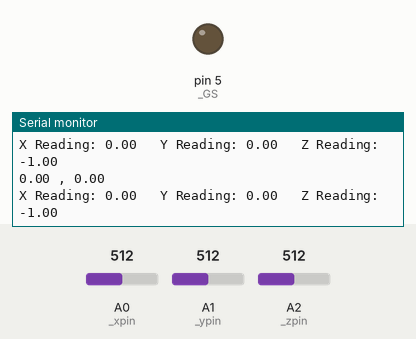
A sketch run on a simulated Arduino Uno, built with avr-gcc and run on an emulated ATmega328P. Shown: output pins drawn as LEDs (lit = HIGH), the last lines printed to the serial monitor. Inputs (shaded band) come from the test bench; at power-on: A0 (_xpin) = 512, A1 (_ypin) = 512, A2 (_zpin) = 512. Pins used as bus, display or sensor lines are not drawn.

Above: at 3.2 s.
3.3 s: A0 (_xpin) set to 513
At 3.3 s:
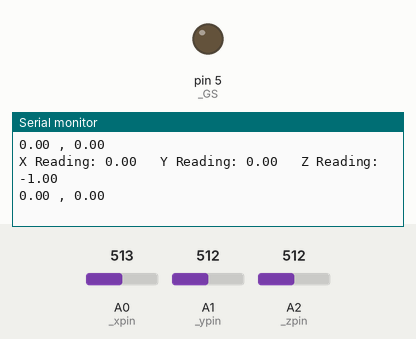
6.3 s: A1 (_ypin) set to 513
At 6.36 s:
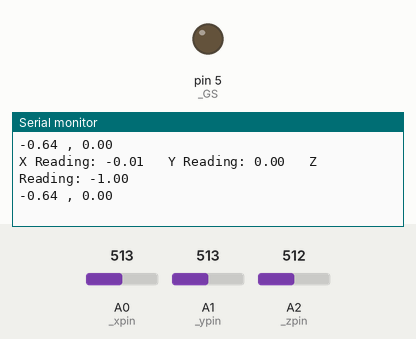
9.3 s: A2 (_zpin) set to 444
At 9.3 s:
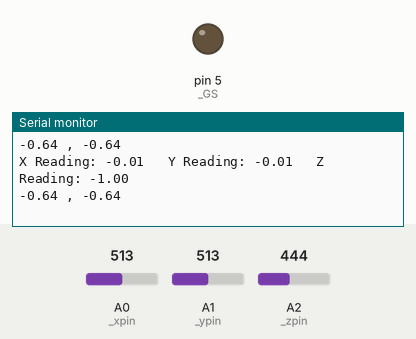
10.8 s: A2 (_zpin) set to 427
At 10.81 s:
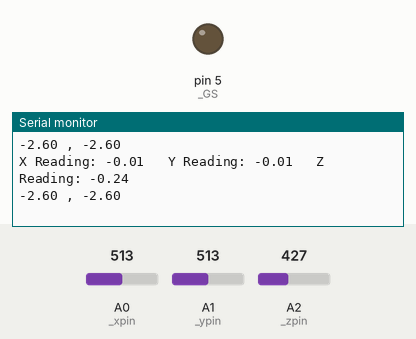
Timing chart, 0 to 13.8 s (numbered marks = the images above; inputs shaded):
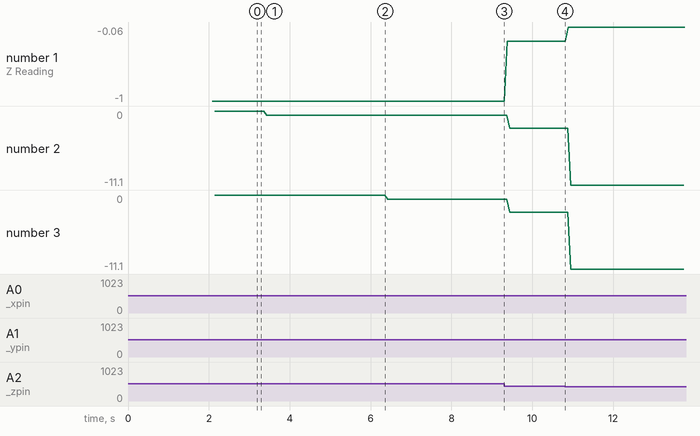

Measured:
- the behaviour switches between 512 and 513 on A0 (_xpin) (found by bisection; images 0 and 1)
- plotted number 1: -1 → -0.24 after the input at 9.3 s, -0.24 → -0.06 after the input at 10.8 s
- plotted number 2: 0 → -0.64 after the input at 3.3 s, -0.64 → -2.6 after the input at 9.3 s, -2.6 → -11.1 after the input at 10.8 s
- plotted number 3: -0.64 → -2.6 after the input at 9.3 s, -2.6 → -11.1 after the input at 10.8 s

The sketch:

pitchroll.ino
```cpp
#include <math.h>

const static boolean GFORCE = true;
const static boolean METERS = false;

byte _sleepPin= 2;
byte _GS= 5;
byte _xpin= A0;
byte _ypin = A1;
byte _zpin = A2;

int _gc = 90;//gravity constant (inverted for proper sinage)

int _0z = 638; //defaults to read values (this is how you would hardcode a calibration)
int _0x = 666; //defaults to read values
int _0y = 677; //defaults to reasonable values
boolean _calibrated=false;

void setup()                    //VOID
{
	Serial.begin(9600);
	begin();//runs setup
	calibrate();
}

void loop()                      //VOID
{
	//delay(2000); //Delay for readability

	Serial.print("X Reading: ");
	double xpiz = convert(analogRead(_xpin), _0x);
	Serial.print(xpiz);

	Serial.print("\t Y Reading: ");
	double ypiz = convert(analogRead(_ypin), _0y);
	Serial.print(ypiz);

	Serial.print("\t Z Reading: ");
	double zpiz = convert(analogRead(_zpin), _0z);
	Serial.print(zpiz);
	Serial.println();
	//Serial.println("In Meters Per Second-Squared:");
	//readMx();
	//readMy();
	//readMz();
	double pitch = (atan(xpiz/sqrt(pow(ypiz,2) + pow(zpiz,2))))*(180.0/PI);
  	double roll = (atan(ypiz/sqrt(pow(xpiz,2) + pow(zpiz,2))))*(180.0/PI);
  	//convert radians into degrees
  	Serial.print(pitch); Serial.print(" , ");
  	Serial.println(roll);
}

void begin()                      //VOID
{
	pinMode(_sleepPin,OUTPUT);//output mode
	pinMode(_GS,OUTPUT);//output mode
	pinMode(_xpin, INPUT);//input mode
	pinMode(_ypin, INPUT);//input mode
	pinMode(_zpin, INPUT);//input mode

	digitalWrite(_GS,LOW);//sets GS mode
	digitalWrite(_sleepPin, HIGH);//turns off sleep mode and activates device
	digitalWrite(_xpin, HIGH);//turn on pull up resistor
	digitalWrite(_ypin, HIGH);//turn on pull up resistor
	digitalWrite(_zpin, HIGH);//turn on pull up resistor
}

void calibrate()                      //VOID
{
	Serial.println("Please place device right-side up on a flat surface.");
	delay(2000);//give user two seconds to comply.
	Serial.println("Calibrating");

	_0z = readAverage(_zpin, 10) - _gc;//remove 1 G from the reading to get an "Accurate" 0G
	Serial.print("Z Axis Calibrated:"); Serial.println(_0z);
	_0x = readAverage(_xpin, 10);
	Serial.print("X Axis Calibrated:"); Serial.println(_0x);
	_0y = readAverage(_ypin, 10);
	Serial.print("Y Axis Calibrated:"); Serial.println(_0y);

	_calibrated = true;
}


int readAverage(int pin, int samples)
{
	long readings = 0;

	for(int i = 0; i < samples; i++)
	{
		readings += analogRead(pin);
	}

	return (readings/samples);
}

float convert(float myReading, float my0G)
{
	return convert(myReading, my0G, GFORCE);//defaults to G-Forces
}

float convert(float myReading, float my0G, bool myUnits)
{
	float myResult=((my0G-myReading)/(_gc));
	if(myUnits)
		return myResult; //G-Forces
	else
		return (myResult * 9.80665);
//converts to m/s^2 using conventional value for gravity.
//if you are on a different planet you may need to use a
//value for your conversions.
}

/*
void readMx()
{
	Serial.print("X Reading: ");
	Serial.println(convert(analogRead(_xpin), _0x, METERS), DEC);
}

void readMy()
{
	Serial.print("Y Reading: ");
	Serial.println(convert(analogRead(_ypin), _0y, METERS), DEC);
}

void readMz()
{
	Serial.print("Z Reading: ");
	Serial.println(convert(analogRead(_zpin), _0z, METERS), DEC);
}*/
```
